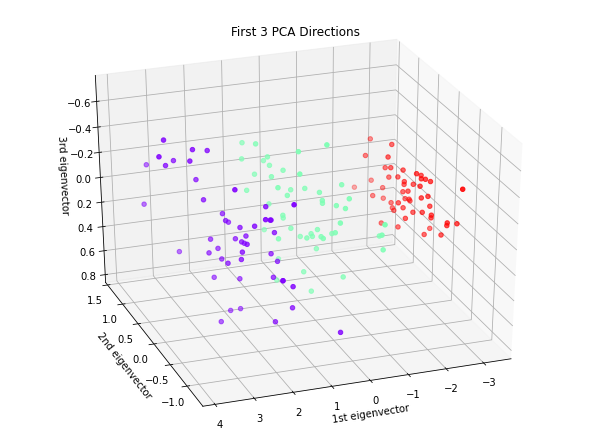

Write the Python code that produced this figure.
# In this assignment students have to transform iris data into 3 dimensions and plot a 3d chart
# with transformed dimensions and color each data point with specific class.

import matplotlib.pyplot as plt
from sklearn.decomposition import PCA
from sklearn import datasets
from mpl_toolkits.mplot3d import Axes3D

iris = datasets.load_iris()
X_reduced = PCA(n_components=3).fit_transform(iris.data)
Y=iris.target

fig=plt.figure(1,figsize=(8,6))
ax=Axes3D(fig,elev=-150,azim=110)

ax.scatter(X_reduced[:,0],X_reduced[:,1],X_reduced[:,2],c=Y,cmap=plt.cm.rainbow_r)

ax.set_title("First 3 PCA Directions")
ax.set_xlabel("1st eigenvector")
ax.set_ylabel("2nd eigenvector")
ax.set_zlabel("3rd eigenvector")
plt.show()
